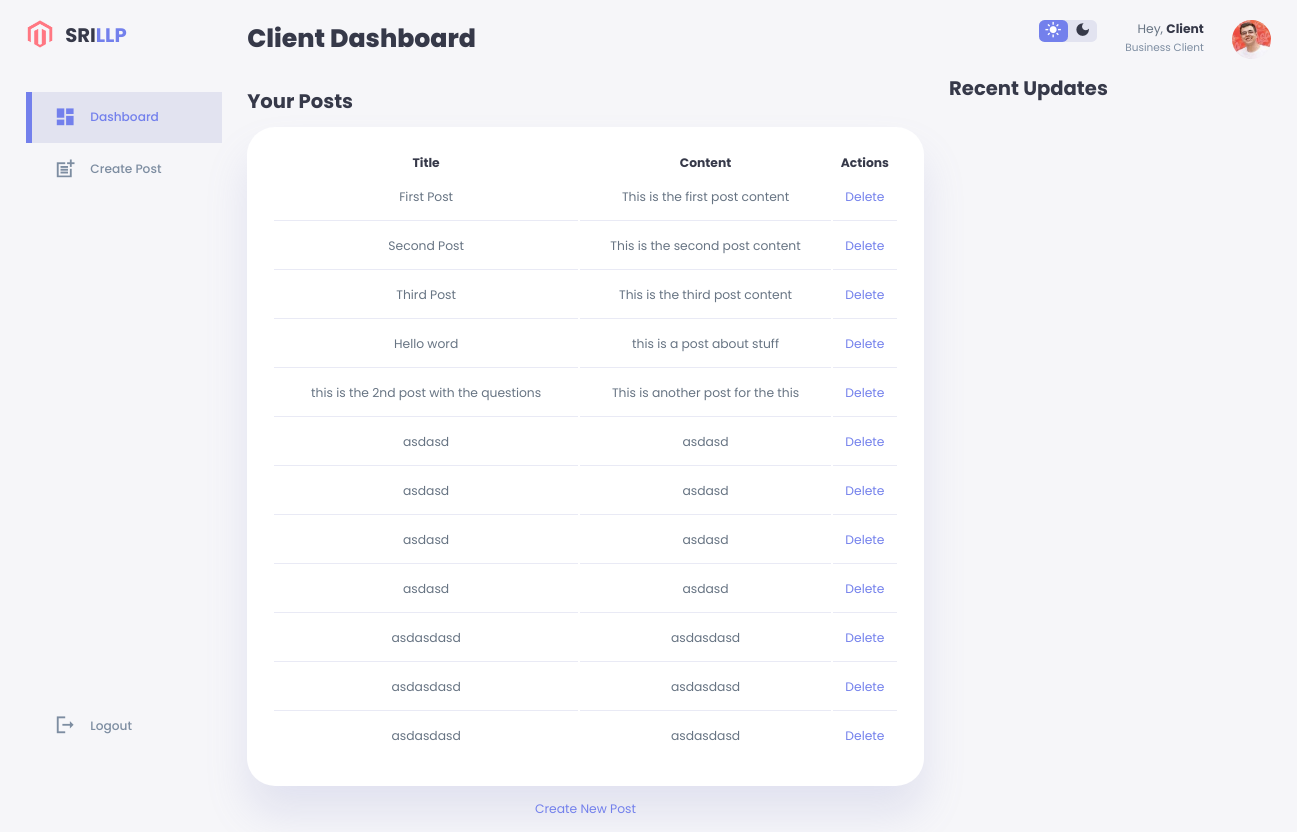
Before: /dashboard/clientdashboard.php (signed in) with the older database file.
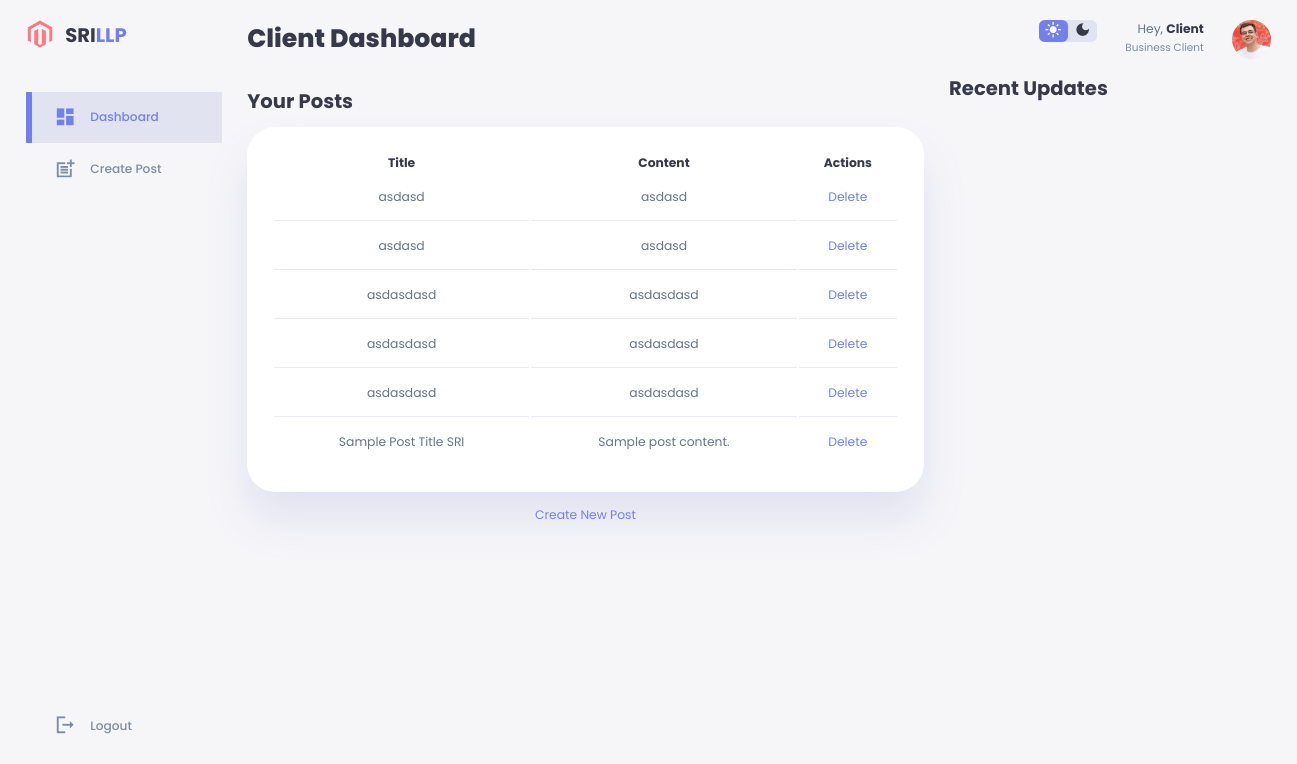
After: the same page with the newer database file.
### tables this page shows
CREATE TABLE `posts` (
  `id` int(11) NOT NULL,
  `title` varchar(100) NOT NULL,
  `content` text NOT NULL,
  `client_id` int(11) NOT NULL
);

### dashboard/clientdashboard.php (the view, shortened to what this page needs)
<?php
include('../includes/config.php');
$clientId = $_SESSION['user_id'];
$postQuery = "SELECT * FROM posts WHERE client_id = $clientId";
$posts = $conn->query($postQuery);
?>
<!DOCTYPE html>
<html lang="en">
<head>
<link href="https://cdn.jsdelivr.net/npm/@sweetalert2/theme-dark@4/dark.css" rel="stylesheet">
    <link rel="stylesheet" href="../assets/css/style.css">
</head>
<body>
    <div class="container">
        <aside>
            <div class="top">
                <div class="logo">
                    <img src="../assets/images/logo.png" alt="Logo">
                    <h2>SRI<span class="primary">LLP</span></h2>
                </div>
            </div>
            <div class="sidebar">
                <a href="#" class="active">
                    <span class="material-icons-sharp">dashboard</span>
                    <h3>Dashboard</h3>
                </a>
    <a href="../posts/create_post.php">
        <span class="material-icons-sharp">post_add</span>
        <h3>Create Post</h3>
    </a>
                <a href="./logout.php">
                    <span class="material-icons-sharp">logout</span>
                    <h3>Logout</h3>
                </a>
            </div>
        </aside>
        <main>
            <h1>Client Dashboard</h1>
            <div class="recent-orders">
                <h2>Your Posts</h2>
                <table>
                    <thead>
                        <tr>
                            <th>Title</th>
                            <th>Content</th>
                            <th>Actions</th>
                        </tr>
                    </thead>
                    <tbody>
                        <?php while ($post = $posts->fetch_assoc()) : ?>
                            <tr>
                                <td><?= $post['title'] ?></td>
                                <td><?= $post['content'] ?></td>
                                <td>
                                <a href="#" class="delete-post" data-id="<?= $post['id'] ?>">Delete</a>
</td>
                            </tr>
                        <?php endwhile; ?>
                    </tbody>
                </table>
                <a href="../posts/create_post.php">Create New Post</a>
            </div>
        </main>
        <div class="right">
            <div class="top">
                <div class="theme-toggler">
                    <span class="material-icons-sharp active">light_mode</span>
                    <span class="material-icons-sharp">dark_mode</span>
                </div>
                <div class="profile">
                    <div class="info">
                        <p>Hey, <b>Client</b></p>
                        <small class="text-muted">Business Client</small>
                    </div>
                    <div class="profile-photo">
                        <img src="../assets/images/profile-1.jpg" alt="Profile Picture">
                    </div>
                </div>
            </div>
            <div class="recent-updates">
                <h2>Recent Updates</h2>
            </div>
        </div>
    </div>
</body>
</html>

Changed rows visible on the page:
removed posts: title "First Post", content "This is the first post content"
removed posts: title "Second Post", content "This is the second post content"
removed posts: title "Third Post", content "This is the third post content"
removed posts: title "Hello word", content "this is a post about stuff"
removed posts: title "this is the 2nd post with the questions", content "This is another post for the this"
removed posts: title "asdasd", content "asdasd"
removed posts: title "asdasd", content "asdasd"
added posts: title "Sample Post Title SRI", content "Sample post content."
